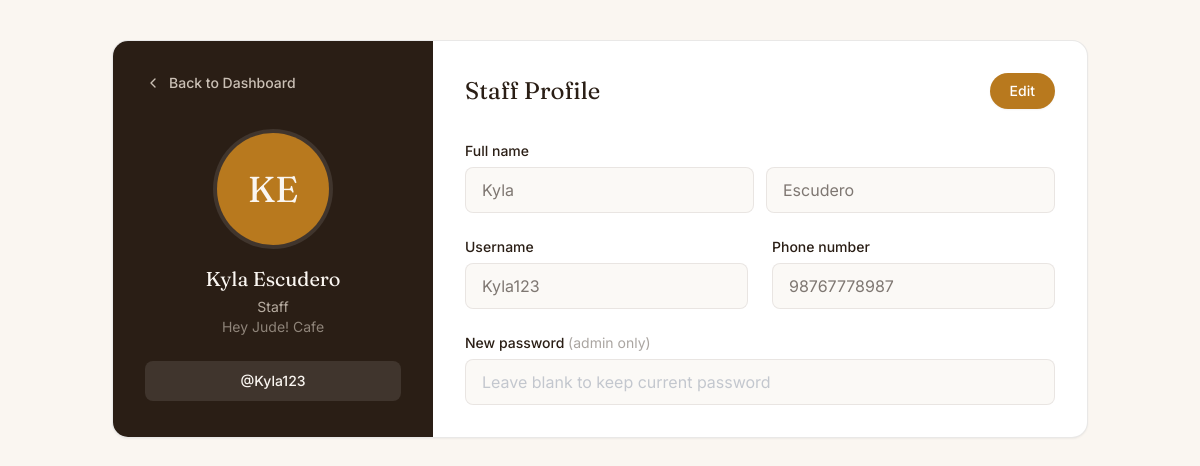
/staff/3/ (signed in), run on the app's committed database.
### apps/users/models.py (models this page shows, shortened)
class Account(AbstractBaseUser, PermissionsMixin):
    ROLE_CHOICES = [
        ('STAFF', 'Staff'),
        ('ADMIN', 'Admin'),
    ]
    user_id = models.AutoField(primary_key=True)
    username = models.CharField(max_length=150, unique=True)
    first_name = models.CharField(max_length=100)
    last_name = models.CharField(max_length=100)
    phone_num = models.CharField(max_length=20)
    role = models.CharField(max_length=10, choices=ROLE_CHOICES, default='STAFF')
    is_active = models.BooleanField(default=True)
    is_staff = models.BooleanField(default=False)
    created_at = models.DateTimeField(auto_now_add=True)
    updated_at = models.DateTimeField(auto_now=True)
    objects = AccountManager()
    USERNAME_FIELD = 'username'
    REQUIRED_FIELDS = ['first_name', 'last_name', 'phone_num']

### apps/users/views.py (the view)
    def wrapper(request, *args, **kwargs):
        if request.user.role != 'ADMIN':
            return HttpResponseForbidden("Only admins can do that.")
        return view_func(request, *args, **kwargs)

### apps/users/views.py (called while the page is built)
def admin_required(view_func):
    def wrapper(request, *args, **kwargs):
        if request.user.role != 'ADMIN':
            return HttpResponseForbidden("Only admins can do that.")
        return view_func(request, *args, **kwargs)
    return wrapper

@login_required
@admin_required
def staff_detail(request, staff_id):
    staff = get_object_or_404(Account, pk=staff_id, role='STAFF')
    return render(request, 'users/profile.html', {
        'target_user': staff,
        'is_own_profile': False,
        'can_edit_password': True,
    })

### apps/users/templates/users/profile.html (shortened to what this page needs)
{% load static %}
<!DOCTYPE html>
<html lang="en">
<head>
<script src="https://cdn.tailwindcss.com"></script>
</head>
<body class="bg-coffee-50 font-body text-coffee-900">
<div class="max-w-5xl mx-auto px-4 sm:px-6 py-6 sm:py-10">
  <div class="rounded-2xl border border-coffee-900/10 bg-white shadow-sm overflow-hidden flex flex-col md:flex-row">
    <div class="md:w-80 shrink-0 bg-coffee-900 text-coffee-50 p-6 sm:p-8 flex flex-col">
      <a href="{% url 'core:dashboard' %}" class="flex items-center gap-2 text-sm font-medium text-coffee-100/80 hover:text-white transition mb-8 md:mb-10">
        <svg class="w-4 h-4" viewBox="0 0 24 24" fill="none" stroke="currentColor" stroke-width="2"><path d="M15 18l-6-6 6-6" stroke-linecap="round" stroke-linejoin="round"/></svg>
        Back to Dashboard
      </a>
      <div class="flex flex-col items-center text-center flex-1">
        <div class="w-24 h-24 sm:w-28 sm:h-28 rounded-full bg-amber-600 flex items-center justify-center text-3xl sm:text-4xl font-display mb-5 ring-4 ring-white/10">
          {{ target_user.first_name|slice:":1" }}{{ target_user.last_name|slice:":1" }}
        </div>
        <h2 class="font-display text-lg sm:text-xl break-words">{{ target_user.first_name }} {{ target_user.last_name }}</h2>
        <p class="text-sm text-coffee-100/70 mt-1">{{ target_user.get_role_display }}</p>
        <p class="text-sm text-coffee-100/50">Hey Jude! Cafe</p>
        <div class="w-full mt-6 px-4 py-2.5 rounded-lg bg-white/10 text-sm font-medium break-all">
          @{{ target_user.username }}
        </div>
      </div>
    </div>
    <div class="flex-1 p-6 sm:p-8">
      <div class="flex flex-wrap items-center justify-between gap-4 mb-6 sm:mb-8">
        <h1 class="font-display text-xl sm:text-2xl text-coffee-900">
          {% if is_own_profile %}Edit Profile{% else %}Staff Profile{% endif %}
        </h1>
        <button type="button" id="edit-toggle-btn" class="px-5 py-2 rounded-full text-sm font-medium bg-amber-600 text-white hover:bg-amber-700 transition shadow-sm">
          Edit
        </button>
      </div>
      <form id="profile-form" method="POST" class="space-y-6">
        <div>
          <label class="block text-sm font-medium text-coffee-900 mb-1.5">Full name</label>
          <div class="grid grid-cols-1 sm:grid-cols-2 gap-3">
            <input type="text" name="first_name" value="{{ target_user.first_name }}" disabled
              class="profile-field w-full px-4 py-2.5 rounded-lg border border-coffee-900/15 bg-coffee-50 text-coffee-900 disabled:opacity-60 focus:outline-none focus:ring-2 focus:ring-amber-600 focus:border-amber-600 transition">
            <input type="text" name="last_name" value="{{ target_user.last_name }}" disabled
              class="profile-field w-full px-4 py-2.5 rounded-lg border border-coffee-900/15 bg-coffee-50 text-coffee-900 disabled:opacity-60 focus:outline-none focus:ring-2 focus:ring-amber-600 focus:border-amber-600 transition">
          </div>
        </div>
        <div class="grid grid-cols-1 sm:grid-cols-2 gap-6">
          <div>
            <label class="block text-sm font-medium text-coffee-900 mb-1.5">Username</label>
            <input type="text" name="username" value="{{ target_user.username }}" disabled
              class="profile-field w-full px-4 py-2.5 rounded-lg border border-coffee-900/15 bg-coffee-50 text-coffee-900 disabled:opacity-60 focus:outline-none focus:ring-2 focus:ring-amber-600 focus:border-amber-600 transition">
          </div>
          <div>
            <label class="block text-sm font-medium text-coffee-900 mb-1.5">Phone number</label>
            <input type="tel" name="phone_num" value="{{ target_user.phone_num }}" disabled
              class="profile-field w-full px-4 py-2.5 rounded-lg border border-coffee-900/15 bg-coffee-50 text-coffee-900 disabled:opacity-60 focus:outline-none focus:ring-2 focus:ring-amber-600 focus:border-amber-600 transition">
          </div>
        </div>
        {% if can_edit_password %}
          <div>
            <label class="block text-sm font-medium text-coffee-900 mb-1.5">
              New password
              {% if not is_own_profile %}<span class="text-coffee-900/40 font-normal">(admin only)</span>{% endif %}
            </label>
            <input type="password" name="password" placeholder="Leave blank to keep current password" disabled
              class="profile-field w-full px-4 py-2.5 rounded-lg border border-coffee-900/15 bg-coffee-50 text-coffee-900 disabled:opacity-60 focus:outline-none focus:ring-2 focus:ring-amber-600 focus:border-amber-600 transition">
          </div>
        {% endif %}
      </form>
    </div>
  </div>
</div>
</body>
</html>

### apps/users/templates/users/profile.html (style rules this page uses)
body { font-family: 'Inter', sans-serif; }
.font-display { font-family: 'Fraunces', serif; }

### data on the page
Account: first_name "K", last_name "E", first_name "Kyla", last_name "Escudero", role "Staff", username "Kyla123", phone_num "98767778987"
